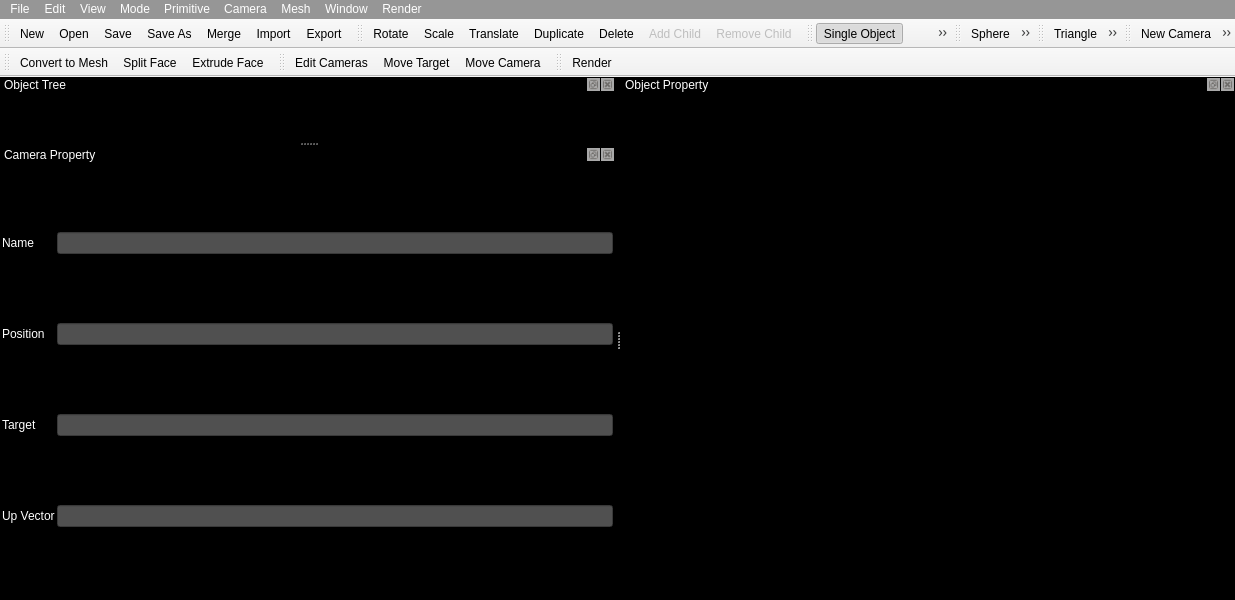
<ui version="4.0" >
 <class>SceneModellerClass</class>
 <widget class="QMainWindow" name="SceneModellerClass" >
  <property name="geometry" >
   <rect>
    <x>0</x>
    <y>0</y>
    <width>1235</width>
    <height>600</height>
   </rect>
  </property>
  <property name="sizePolicy" >
   <sizepolicy vsizetype="Expanding" hsizetype="Expanding" >
    <horstretch>0</horstretch>
    <verstretch>0</verstretch>
   </sizepolicy>
  </property>
  <property name="windowTitle" >
   <string>Scene Modeler for Responsive Workbench by SERHAT ANGIN</string>
  </property>
  <property name="windowIcon" >
   <iconset resource="scenemodeller.qrc" >
    <normaloff>:/SceneModeller/icons/icon.png</normaloff>:/SceneModeller/icons/icon.png</iconset>
  </property>
  <property name="styleSheet" >
   <string notr="true" >QMainWindow
{
color:rgb(255,255,255);
background-color:rgb(0,0,0);
}
QCheckBox
{
color:rgb(255,255,255);
background-color:rgb(0,0,0);
}
QLineEdit {
color : rgb(255,255,255);
background-color:rgb(80,80,80);
}
QListWidget {
color : rgb(255,255,255);
background-color:rgb(80,80,80);
}
QComboBox {
color : rgb(255,255,255);
background-color:rgb(80,80,80);
}
QDialog {
color : rgb(255,255,255);
background-color:rgb(0,0,0);
}
QPushButton{
color : rgb(255,255,255);
background-color:rgb(0,0,0);
}
QLabel{
color : rgb(255,255,255);
background-color:rgb(0,0,0);
}
 QDockWidget {    
color : rgb(255,255,255);
background-color:rgb(0,0,0);
 }
QGroupBox {
color : rgb(255,255,255);
background-color:rgb(0,0,0);
}
 QDockWidget::close-button, QDockWidget::float-button {    
 border: 1px solid transparent;   
  background: darkgray;     
padding: 0px; 
}

QTreeWidget
{
background-color: qlineargradient(spread:pad, x1:0, y1:0, x2:1, y2:0, stop:0 rgba(0, 0, 0, 255), stop:1 rgba(100, 100, 100, 255));
color: rgb(255, 255, 255);
}
 QTreeView::branch:has-siblings:!adjoins-item {   
  border-image: url(icons/vline.png) 0; } 
QTreeView::branch:has-siblings:adjoins-item {  
   border-image: url(icons/branch-more.png) 0; }
 QTreeView::branch:!has-children:!has-siblings:adjoins-item {  
   border-image: url(icons/branch-end.png) 0; } 
QTreeView::branch:has-children:!has-siblings:closed, QTreeView::branch:closed:has-children:has-siblings {       
  border-image: none;    
    image: url(icons/branch-closed.png); } 
QTreeView::branch:open:has-children:!has-siblings, QTreeView::branch:open:has-children:has-siblings  {      
   border-image: none;         
image: url(icons/branch-open.png); }
 QTreeView {     alternate-background-color: yellow; }
QTreeView {     show-decoration-selected: 1; } QTreeView::item {      border: 1px solid #d9d9d9;     border-top-color: transparent;     border-bottom-color: transparent; } QTreeView::item:hover {     background: qlineargradient(x1: 0, y1: 0, x2: 0, y2: 1, stop: 0 #e7effd, stop: 1 #cbdaf1);     border: 1px solid #bfcde4; } QTreeView::item:selected {     border: 1px solid #567dbc; } QTreeView::item:selected:active{     background: qlineargradient(x1: 0, y1: 0, x2: 0, y2: 1, stop: 0 #6ea1f1, stop: 1 #567dbc); } QTreeView::item:selected:!active {     background: qlineargradient(x1: 0, y1: 0, x2: 0, y2: 1, stop: 0 #6b9be8, stop: 1 #577fbf); }
 

QMenu {
	background-color: qlineargradient(spread:reflect, x1:0, y1:0, x2:1, y2:0, stop:0 rgba(255, 140, 0, 149), stop:0.164773 rgba(255, 255, 																		255, 255));
	border: 1px solid black; 
} 
QMenu::item {
   background-color : rgb(150,150,150);
 	color : rgb(255,255,255);
 }
QMenu::item:selected {
	background-color: qlineargradient(spread:reflect, x1:0, y1:0.505682, x2:0, 		y2:1, stop:0 rgba(150, 150, 150, 149), stop:0.551136 rgba(50, 50, 50, 255));
    color : rgb(255,255,255);
}

QMenuBar {
  background-color : rgb(150,150,150);
 color : rgb(255,255,255);
}

QMenuBar::item:selected {
	background-color: qlineargradient(spread:reflect, x1:0, y1:0.505682, x2:0, 		y2:1, stop:0 rgba(150, 150, 150, 149), stop:0.551136 rgba(50, 50, 50, 255));
    color : rgb(255,255,255);
}

</string>
  </property>
  <property name="dockOptions" >
   <set>QMainWindow::AllowNestedDocks|QMainWindow::AllowTabbedDocks|QMainWindow::AnimatedDocks|QMainWindow::VerticalTabs</set>
  </property>
  <widget class="QToolBar" name="fileToolBar" >
   <attribute name="toolBarArea" >
    <enum>TopToolBarArea</enum>
   </attribute>
   <attribute name="toolBarBreak" >
    <bool>false</bool>
   </attribute>
   <addaction name="actionNew" />
   <addaction name="actionOpen" />
   <addaction name="actionSave" />
   <addaction name="actionSave_As" />
   <addaction name="actionMerge" />
   <addaction name="actionImport" />
   <addaction name="actionExport" />
  </widget>
  <widget class="QMenuBar" name="menubar" >
   <property name="geometry" >
    <rect>
     <x>0</x>
     <y>0</y>
     <width>1235</width>
     <height>21</height>
    </rect>
   </property>
   <widget class="QMenu" name="menuFile" >
    <property name="title" >
     <string>File</string>
    </property>
    <addaction name="actionNew" />
    <addaction name="actionOpen" />
    <addaction name="actionSave" />
    <addaction name="actionSave_As" />
    <addaction name="actionMerge" />
    <addaction name="separator" />
    <addaction name="actionImport" />
    <addaction name="actionExport" />
    <addaction name="separator" />
    <addaction name="actionExit" />
   </widget>
   <widget class="QMenu" name="menuWindow" >
    <property name="title" >
     <string>Window</string>
    </property>
    <addaction name="actionObject_Tree_Dock" />
    <addaction name="actionObject_Properties_Dock" />
    <addaction name="actionCamera_Property_Window" />
   </widget>
   <widget class="QMenu" name="menuPrimitive" >
    <property name="title" >
     <string>Primitive</string>
    </property>
    <widget class="QMenu" name="menuObjects" >
     <property name="title" >
      <string>3D Objects</string>
     </property>
     <addaction name="actionBox" />
     <addaction name="actionSphere" />
     <addaction name="actionCone" />
     <addaction name="actionCylinder" />
     <addaction name="actionTow_Sided_Cylinder" />
     <addaction name="actionTorus" />
    </widget>
    <widget class="QMenu" name="menu2D_Objects" >
     <property name="title" >
      <string>2D Objects</string>
     </property>
     <addaction name="actionTriangle" />
     <addaction name="actionRectangle" />
     <addaction name="actionCircle" />
     <addaction name="actionDisk" />
     <addaction name="actionPartial_Disk" />
    </widget>
    <addaction name="actionNew_Camera" />
    <addaction name="separator" />
    <addaction name="actionPoint_Light" />
    <addaction name="actionArea_Light" />
    <addaction name="separator" />
    <addaction name="menuObjects" />
    <addaction name="menu2D_Objects" />
   </widget>
   <widget class="QMenu" name="menuEdit" >
    <property name="title" >
     <string>Edit</string>
    </property>
    <addaction name="actionRotate" />
    <addaction name="actionScale" />
    <addaction name="actionTranslate" />
    <addaction name="actionDuplicate" />
    <addaction name="actionDelete_2" />
    <addaction name="separator" />
    <addaction name="actionAdd_Child" />
    <addaction name="actionRemove_Child" />
   </widget>
   <widget class="QMenu" name="menuRender" >
    <property name="title" >
     <string>Render</string>
    </property>
    <addaction name="actionRender" />
   </widget>
   <widget class="QMenu" name="menuMode" >
    <property name="title" >
     <string>Mode</string>
    </property>
    <addaction name="actionSingle_Object" />
    <addaction name="actionObject_Tree" />
    <addaction name="separator" />
    <addaction name="actionCamera_Editing" />
    <addaction name="actionLight_2" />
    <addaction name="separator" />
    <addaction name="actionFace" />
    <addaction name="actionPoint" />
   </widget>
   <widget class="QMenu" name="menuMesh" >
    <property name="title" >
     <string>Mesh</string>
    </property>
    <addaction name="actionConvert_to_Mesh" />
    <addaction name="separator" />
    <addaction name="actionSplit_Face" />
    <addaction name="actionExtrude_Face" />
   </widget>
   <widget class="QMenu" name="menuCamera" >
    <property name="title" >
     <string>Camera</string>
    </property>
    <addaction name="actionCamera" />
    <addaction name="separator" />
    <addaction name="actionMove_Target" />
    <addaction name="actionMove_Camera" />
   </widget>
   <widget class="QMenu" name="menuView" >
    <property name="title" >
     <string>View</string>
    </property>
    <addaction name="actionFile_Tool_Bar" />
    <addaction name="actionEdit_Toolbar" />
    <addaction name="actionMode_Tool_Bar" />
    <addaction name="action3D_Objects_Toolbar" />
    <addaction name="action2D_Objects_Toolbar" />
    <addaction name="actionPrimitive_Toolbar" />
    <addaction name="actionMesh_Toolbar" />
    <addaction name="actionCamera_Toolbar" />
    <addaction name="actionRender_Toolbar" />
   </widget>
   <addaction name="menuFile" />
   <addaction name="menuEdit" />
   <addaction name="menuView" />
   <addaction name="menuMode" />
   <addaction name="menuPrimitive" />
   <addaction name="menuCamera" />
   <addaction name="menuMesh" />
   <addaction name="menuWindow" />
   <addaction name="menuRender" />
  </widget>
  <widget class="QDockWidget" name="ObjectTreeDock" >
   <property name="windowTitle" >
    <string>Object Tree</string>
   </property>
   <attribute name="dockWidgetArea" >
    <number>1</number>
   </attribute>
   <widget class="QWidget" name="dockWidgetContents" />
  </widget>
  <widget class="QDockWidget" name="ObjectPropertyDock" >
   <property name="windowTitle" >
    <string>Object Property</string>
   </property>
   <attribute name="dockWidgetArea" >
    <number>2</number>
   </attribute>
   <widget class="QWidget" name="dockWidgetContents_2" />
  </widget>
  <widget class="QDockWidget" name="cameraPropertyDock" >
   <property name="windowTitle" >
    <string>Camera Property</string>
   </property>
   <attribute name="dockWidgetArea" >
    <number>1</number>
   </attribute>
   <widget class="QWidget" name="dockWidgetContents_5" >
    <layout class="QGridLayout" name="gridLayout_5" >
     <property name="margin" >
      <number>2</number>
     </property>
     <property name="spacing" >
      <number>2</number>
     </property>
     <item row="1" column="0" >
      <widget class="QLabel" name="Position" >
       <property name="text" >
        <string>Position</string>
       </property>
      </widget>
     </item>
     <item row="1" column="1" >
      <widget class="QLineEdit" name="lineEdit" />
     </item>
     <item row="2" column="0" >
      <widget class="QLabel" name="label_2" >
       <property name="text" >
        <string>Target</string>
       </property>
      </widget>
     </item>
     <item row="3" column="0" >
      <widget class="QLabel" name="label_3" >
       <property name="text" >
        <string>Up Vector</string>
       </property>
      </widget>
     </item>
     <item row="2" column="1" >
      <widget class="QLineEdit" name="lineEdit_2" />
     </item>
     <item row="0" column="0" >
      <widget class="QLabel" name="label" >
       <property name="text" >
        <string>Name</string>
       </property>
      </widget>
     </item>
     <item row="0" column="1" >
      <widget class="QLineEdit" name="lineEdit_4" >
       <property name="sizePolicy" >
        <sizepolicy vsizetype="Fixed" hsizetype="Expanding" >
         <horstretch>0</horstretch>
         <verstretch>0</verstretch>
        </sizepolicy>
       </property>
      </widget>
     </item>
     <item row="3" column="1" >
      <widget class="QLineEdit" name="lineEdit_3" />
     </item>
    </layout>
   </widget>
  </widget>
  <widget class="QToolBar" name="toolBar" >
   <property name="windowTitle" >
    <string>toolBar</string>
   </property>
   <attribute name="toolBarArea" >
    <enum>TopToolBarArea</enum>
   </attribute>
   <attribute name="toolBarBreak" >
    <bool>false</bool>
   </attribute>
   <addaction name="actionRotate" />
   <addaction name="actionScale" />
   <addaction name="actionTranslate" />
   <addaction name="actionDuplicate" />
   <addaction name="actionDelete_2" />
   <addaction name="actionAdd_Child" />
   <addaction name="actionRemove_Child" />
  </widget>
  <widget class="QToolBar" name="toolBar_2" >
   <property name="windowTitle" >
    <string>toolBar_2</string>
   </property>
   <attribute name="toolBarArea" >
    <enum>TopToolBarArea</enum>
   </attribute>
   <attribute name="toolBarBreak" >
    <bool>false</bool>
   </attribute>
   <addaction name="actionSingle_Object" />
   <addaction name="actionObject_Tree" />
   <addaction name="actionCamera_Editing" />
   <addaction name="actionLight_2" />
   <addaction name="actionFace" />
   <addaction name="actionPoint" />
  </widget>
  <widget class="QToolBar" name="toolBar_3" >
   <property name="windowTitle" >
    <string>toolBar_3</string>
   </property>
   <attribute name="toolBarArea" >
    <enum>TopToolBarArea</enum>
   </attribute>
   <attribute name="toolBarBreak" >
    <bool>false</bool>
   </attribute>
   <addaction name="actionSphere" />
   <addaction name="actionBox" />
   <addaction name="actionCylinder" />
   <addaction name="actionCone" />
   <addaction name="actionTow_Sided_Cylinder" />
   <addaction name="actionTorus" />
  </widget>
  <widget class="QToolBar" name="toolBar_4" >
   <property name="windowTitle" >
    <string>toolBar_4</string>
   </property>
   <attribute name="toolBarArea" >
    <enum>TopToolBarArea</enum>
   </attribute>
   <attribute name="toolBarBreak" >
    <bool>false</bool>
   </attribute>
   <addaction name="actionTriangle" />
   <addaction name="actionRectangle" />
   <addaction name="actionCircle" />
   <addaction name="actionDisk" />
   <addaction name="actionPartial_Disk" />
  </widget>
  <widget class="QToolBar" name="toolBar_5" >
   <property name="windowTitle" >
    <string>toolBar_5</string>
   </property>
   <attribute name="toolBarArea" >
    <enum>TopToolBarArea</enum>
   </attribute>
   <attribute name="toolBarBreak" >
    <bool>false</bool>
   </attribute>
   <addaction name="actionNew_Camera" />
   <addaction name="actionPoint_Light" />
   <addaction name="actionArea_Light" />
  </widget>
  <widget class="QToolBar" name="toolBar_6" >
   <property name="windowTitle" >
    <string>toolBar_6</string>
   </property>
   <attribute name="toolBarArea" >
    <enum>TopToolBarArea</enum>
   </attribute>
   <attribute name="toolBarBreak" >
    <bool>true</bool>
   </attribute>
   <addaction name="actionConvert_to_Mesh" />
   <addaction name="actionSplit_Face" />
   <addaction name="actionExtrude_Face" />
  </widget>
  <widget class="QToolBar" name="toolBar_7" >
   <property name="windowTitle" >
    <string>toolBar_7</string>
   </property>
   <attribute name="toolBarArea" >
    <enum>TopToolBarArea</enum>
   </attribute>
   <attribute name="toolBarBreak" >
    <bool>false</bool>
   </attribute>
   <addaction name="actionCamera" />
   <addaction name="actionMove_Target" />
   <addaction name="actionMove_Camera" />
  </widget>
  <widget class="QToolBar" name="toolBar_8" >
   <property name="windowTitle" >
    <string>toolBar_8</string>
   </property>
   <attribute name="toolBarArea" >
    <enum>TopToolBarArea</enum>
   </attribute>
   <attribute name="toolBarBreak" >
    <bool>false</bool>
   </attribute>
   <addaction name="actionRender" />
  </widget>
  <action name="actionNew" >
   <property name="icon" >
    <iconset resource="scenemodeller.qrc" >
     <normaloff>:/SceneModeller/icons/new.png</normaloff>:/SceneModeller/icons/new.png</iconset>
   </property>
   <property name="text" >
    <string>New</string>
   </property>
  </action>
  <action name="actionOpen" >
   <property name="icon" >
    <iconset resource="scenemodeller.qrc" >
     <normaloff>:/SceneModeller/icons/open.png</normaloff>:/SceneModeller/icons/open.png</iconset>
   </property>
   <property name="text" >
    <string>Open...</string>
   </property>
  </action>
  <action name="actionSave" >
   <property name="icon" >
    <iconset resource="scenemodeller.qrc" >
     <normaloff>:/SceneModeller/icons/save.png</normaloff>:/SceneModeller/icons/save.png</iconset>
   </property>
   <property name="text" >
    <string>Save...</string>
   </property>
  </action>
  <action name="actionSave_As" >
   <property name="icon" >
    <iconset resource="scenemodeller.qrc" >
     <normaloff>:/SceneModeller/icons/saveas.png</normaloff>:/SceneModeller/icons/saveas.png</iconset>
   </property>
   <property name="text" >
    <string>Save As...</string>
   </property>
  </action>
  <action name="actionExit" >
   <property name="icon" >
    <iconset resource="scenemodeller.qrc" >
     <normaloff>:/SceneModeller/icons/exit.png</normaloff>:/SceneModeller/icons/exit.png</iconset>
   </property>
   <property name="text" >
    <string>Exit</string>
   </property>
  </action>
  <action name="actionMerge" >
   <property name="icon" >
    <iconset resource="scenemodeller.qrc" >
     <normaloff>:/SceneModeller/icons/twoface.png</normaloff>:/SceneModeller/icons/twoface.png</iconset>
   </property>
   <property name="text" >
    <string>Merge...</string>
   </property>
  </action>
  <action name="actionImport" >
   <property name="icon" >
    <iconset resource="scenemodeller.qrc" >
     <normaloff>:/SceneModeller/icons/import.png</normaloff>:/SceneModeller/icons/import.png</iconset>
   </property>
   <property name="text" >
    <string>Import...</string>
   </property>
  </action>
  <action name="actionExport" >
   <property name="icon" >
    <iconset resource="scenemodeller.qrc" >
     <normaloff>:/SceneModeller/icons/export.png</normaloff>:/SceneModeller/icons/export.png</iconset>
   </property>
   <property name="text" >
    <string>Export...</string>
   </property>
  </action>
  <action name="actionObject_Tree_Dock" >
   <property name="checkable" >
    <bool>true</bool>
   </property>
   <property name="checked" >
    <bool>true</bool>
   </property>
   <property name="text" >
    <string>Object Tree</string>
   </property>
  </action>
  <action name="actionObject_Properties_Dock" >
   <property name="checkable" >
    <bool>true</bool>
   </property>
   <property name="checked" >
    <bool>true</bool>
   </property>
   <property name="text" >
    <string>Object Property</string>
   </property>
   <property name="iconText" >
    <string>Object Property Dock</string>
   </property>
  </action>
  <action name="actionCamera_Property_Window" >
   <property name="checkable" >
    <bool>true</bool>
   </property>
   <property name="checked" >
    <bool>true</bool>
   </property>
   <property name="text" >
    <string>Camera Property</string>
   </property>
  </action>
  <action name="actionCamera" >
   <property name="icon" >
    <iconset resource="scenemodeller.qrc" >
     <normaloff>:/SceneModeller/icons/VideoSZ.png</normaloff>:/SceneModeller/icons/VideoSZ.png</iconset>
   </property>
   <property name="text" >
    <string>Edit Cameras</string>
   </property>
  </action>
  <action name="actionBox" >
   <property name="icon" >
    <iconset resource="scenemodeller.qrc" >
     <normaloff>:/SceneModeller/icons/cube.png</normaloff>:/SceneModeller/icons/cube.png</iconset>
   </property>
   <property name="text" >
    <string>Cube</string>
   </property>
  </action>
  <action name="actionSphere" >
   <property name="icon" >
    <iconset resource="scenemodeller.qrc" >
     <normaloff>:/SceneModeller/icons/sphere.png</normaloff>:/SceneModeller/icons/sphere.png</iconset>
   </property>
   <property name="text" >
    <string>Sphere</string>
   </property>
  </action>
  <action name="actionCone" >
   <property name="icon" >
    <iconset resource="scenemodeller.qrc" >
     <normaloff>:/SceneModeller/icons/cone.png</normaloff>:/SceneModeller/icons/cone.png</iconset>
   </property>
   <property name="text" >
    <string>Cone</string>
   </property>
  </action>
  <action name="actionCylinder" >
   <property name="icon" >
    <iconset resource="scenemodeller.qrc" >
     <normaloff>:/SceneModeller/icons/cylinder.png</normaloff>:/SceneModeller/icons/cylinder.png</iconset>
   </property>
   <property name="text" >
    <string>Cylinder</string>
   </property>
  </action>
  <action name="actionCamera_Editing" >
   <property name="checkable" >
    <bool>true</bool>
   </property>
   <property name="icon" >
    <iconset resource="scenemodeller.qrc" >
     <normaloff>:/SceneModeller/icons/camera-icon.png</normaloff>:/SceneModeller/icons/camera-icon.png</iconset>
   </property>
   <property name="text" >
    <string>Camera</string>
   </property>
  </action>
  <action name="actionLight_2" >
   <property name="checkable" >
    <bool>true</bool>
   </property>
   <property name="icon" >
    <iconset resource="scenemodeller.qrc" >
     <normaloff>:/SceneModeller/icons/ktip.png</normaloff>:/SceneModeller/icons/ktip.png</iconset>
   </property>
   <property name="text" >
    <string>Light</string>
   </property>
  </action>
  <action name="actionFace" >
   <property name="checkable" >
    <bool>true</bool>
   </property>
   <property name="icon" >
    <iconset resource="scenemodeller.qrc" >
     <normaloff>:/SceneModeller/icons/QnextSZ.png</normaloff>:/SceneModeller/icons/QnextSZ.png</iconset>
   </property>
   <property name="text" >
    <string>Face</string>
   </property>
  </action>
  <action name="actionPoint" >
   <property name="checkable" >
    <bool>true</bool>
   </property>
   <property name="icon" >
    <iconset resource="scenemodeller.qrc" >
     <normaloff>:/SceneModeller/icons/ASTERISK.png</normaloff>:/SceneModeller/icons/ASTERISK.png</iconset>
   </property>
   <property name="text" >
    <string>Vertex</string>
   </property>
  </action>
  <action name="actionPoint_Light" >
   <property name="icon" >
    <iconset resource="scenemodeller.qrc" >
     <normaloff>:/SceneModeller/icons/qgradient-radial.png</normaloff>:/SceneModeller/icons/qgradient-radial.png</iconset>
   </property>
   <property name="text" >
    <string>Point Light</string>
   </property>
  </action>
  <action name="actionArea_Light" >
   <property name="icon" >
    <iconset resource="scenemodeller.qrc" >
     <normaloff>:/SceneModeller/icons/add_area_light.png</normaloff>:/SceneModeller/icons/add_area_light.png</iconset>
   </property>
   <property name="text" >
    <string>Area Light</string>
   </property>
  </action>
  <action name="actionSingle_Object" >
   <property name="checkable" >
    <bool>true</bool>
   </property>
   <property name="checked" >
    <bool>true</bool>
   </property>
   <property name="icon" >
    <iconset resource="scenemodeller.qrc" >
     <normaloff>:/SceneModeller/icons/blockdevice.png</normaloff>:/SceneModeller/icons/blockdevice.png</iconset>
   </property>
   <property name="text" >
    <string>Single Object</string>
   </property>
  </action>
  <action name="actionObject_Tree" >
   <property name="checkable" >
    <bool>true</bool>
   </property>
   <property name="icon" >
    <iconset resource="scenemodeller.qrc" >
     <normaloff>:/SceneModeller/icons/visio8.png</normaloff>:/SceneModeller/icons/visio8.png</iconset>
   </property>
   <property name="text" >
    <string>Object Tree</string>
   </property>
  </action>
  <action name="actionTow_Sided_Cylinder" >
   <property name="icon" >
    <iconset resource="scenemodeller.qrc" >
     <normaloff>:/SceneModeller/icons/tw_cylinder.png</normaloff>:/SceneModeller/icons/tw_cylinder.png</iconset>
   </property>
   <property name="text" >
    <string>Two Sided Cylinder</string>
   </property>
  </action>
  <action name="actionTorus" >
   <property name="icon" >
    <iconset resource="scenemodeller.qrc" >
     <normaloff>:/SceneModeller/icons/torus.png</normaloff>:/SceneModeller/icons/torus.png</iconset>
   </property>
   <property name="text" >
    <string>Torus</string>
   </property>
  </action>
  <action name="actionTriangle" >
   <property name="icon" >
    <iconset resource="scenemodeller.qrc" >
     <normaloff>:/SceneModeller/icons/triangle.png</normaloff>:/SceneModeller/icons/triangle.png</iconset>
   </property>
   <property name="text" >
    <string>Triangle</string>
   </property>
  </action>
  <action name="actionRectangle" >
   <property name="icon" >
    <iconset resource="scenemodeller.qrc" >
     <normaloff>:/SceneModeller/icons/rectangle.png</normaloff>:/SceneModeller/icons/rectangle.png</iconset>
   </property>
   <property name="text" >
    <string>Rectangle</string>
   </property>
  </action>
  <action name="actionCircle" >
   <property name="icon" >
    <iconset resource="scenemodeller.qrc" >
     <normaloff>:/SceneModeller/icons/circle.png</normaloff>:/SceneModeller/icons/circle.png</iconset>
   </property>
   <property name="text" >
    <string>Circle</string>
   </property>
  </action>
  <action name="actionDisk" >
   <property name="icon" >
    <iconset resource="scenemodeller.qrc" >
     <normaloff>:/SceneModeller/icons/disk.png</normaloff>:/SceneModeller/icons/disk.png</iconset>
   </property>
   <property name="text" >
    <string>Disk</string>
   </property>
  </action>
  <action name="actionPartial_Disk" >
   <property name="icon" >
    <iconset resource="scenemodeller.qrc" >
     <normaloff>:/SceneModeller/icons/partial_disk.png</normaloff>:/SceneModeller/icons/partial_disk.png</iconset>
   </property>
   <property name="text" >
    <string>Partial Disk</string>
   </property>
  </action>
  <action name="actionRotate" >
   <property name="icon" >
    <iconset resource="scenemodeller.qrc" >
     <normaloff>:/SceneModeller/icons/rotateObject.png</normaloff>:/SceneModeller/icons/rotateObject.png</iconset>
   </property>
   <property name="text" >
    <string>Rotate</string>
   </property>
  </action>
  <action name="actionScale" >
   <property name="icon" >
    <iconset resource="scenemodeller.qrc" >
     <normaloff>:/SceneModeller/icons/4directionsSZ.png</normaloff>:/SceneModeller/icons/4directionsSZ.png</iconset>
   </property>
   <property name="text" >
    <string>Scale</string>
   </property>
  </action>
  <action name="actionDuplicate" >
   <property name="icon" >
    <iconset resource="scenemodeller.qrc" >
     <normaloff>:/SceneModeller/icons/TRILLIAN AQUA1.png</normaloff>:/SceneModeller/icons/TRILLIAN AQUA1.png</iconset>
   </property>
   <property name="text" >
    <string>Duplicate</string>
   </property>
  </action>
  <action name="actionDelete_2" >
   <property name="icon" >
    <iconset resource="scenemodeller.qrc" >
     <normaloff>:/SceneModeller/icons/104.png</normaloff>:/SceneModeller/icons/104.png</iconset>
   </property>
   <property name="text" >
    <string>Delete</string>
   </property>
  </action>
  <action name="actionTranslate" >
   <property name="icon" >
    <iconset resource="scenemodeller.qrc" >
     <normaloff>:/SceneModeller/icons/3d.png</normaloff>:/SceneModeller/icons/3d.png</iconset>
   </property>
   <property name="text" >
    <string>Translate</string>
   </property>
  </action>
  <action name="actionAdd_Child" >
   <property name="enabled" >
    <bool>false</bool>
   </property>
   <property name="icon" >
    <iconset resource="scenemodeller.qrc" >
     <normaloff>:/SceneModeller/icons/add_child.PNG</normaloff>:/SceneModeller/icons/add_child.PNG</iconset>
   </property>
   <property name="text" >
    <string>Add Child</string>
   </property>
  </action>
  <action name="actionRemove_Child" >
   <property name="enabled" >
    <bool>false</bool>
   </property>
   <property name="icon" >
    <iconset resource="scenemodeller.qrc" >
     <normaloff>:/SceneModeller/icons/remove_child.PNG</normaloff>:/SceneModeller/icons/remove_child.PNG</iconset>
   </property>
   <property name="text" >
    <string>Remove Child</string>
   </property>
  </action>
  <action name="actionNew_Camera" >
   <property name="icon" >
    <iconset resource="scenemodeller.qrc" >
     <normaloff>:/SceneModeller/icons/add_camera.png</normaloff>:/SceneModeller/icons/add_camera.png</iconset>
   </property>
   <property name="text" >
    <string>New Camera</string>
   </property>
  </action>
  <action name="actionRender" >
   <property name="icon" >
    <iconset resource="scenemodeller.qrc" >
     <normaloff>:/SceneModeller/icons/IRIDESCENT.png</normaloff>:/SceneModeller/icons/IRIDESCENT.png</iconset>
   </property>
   <property name="text" >
    <string>Render</string>
   </property>
  </action>
  <action name="actionConvert_to_Mesh" >
   <property name="icon" >
    <iconset resource="scenemodeller.qrc" >
     <normaloff>:/SceneModeller/icons/ksokoban.png</normaloff>:/SceneModeller/icons/ksokoban.png</iconset>
   </property>
   <property name="text" >
    <string>Convert to Mesh</string>
   </property>
  </action>
  <action name="actionSplit_Face" >
   <property name="icon" >
    <iconset resource="scenemodeller.qrc" >
     <normaloff>:/SceneModeller/icons/split_face.png</normaloff>:/SceneModeller/icons/split_face.png</iconset>
   </property>
   <property name="text" >
    <string>Split Face</string>
   </property>
  </action>
  <action name="actionExtrude_Face" >
   <property name="icon" >
    <iconset resource="scenemodeller.qrc" >
     <normaloff>:/SceneModeller/icons/extendure.png</normaloff>:/SceneModeller/icons/extendure.png</iconset>
   </property>
   <property name="text" >
    <string>Extrude Face</string>
   </property>
  </action>
  <action name="actionMove_Target" >
   <property name="icon" >
    <iconset resource="scenemodeller.qrc" >
     <normaloff>:/SceneModeller/icons/moveTarget.png</normaloff>:/SceneModeller/icons/moveTarget.png</iconset>
   </property>
   <property name="text" >
    <string>Move Target</string>
   </property>
  </action>
  <action name="actionMove_Camera" >
   <property name="icon" >
    <iconset resource="scenemodeller.qrc" >
     <normaloff>:/SceneModeller/icons/move_camera.png</normaloff>:/SceneModeller/icons/move_camera.png</iconset>
   </property>
   <property name="text" >
    <string>Move Camera</string>
   </property>
  </action>
  <action name="actionFile_Tool_Bar" >
   <property name="checkable" >
    <bool>true</bool>
   </property>
   <property name="checked" >
    <bool>true</bool>
   </property>
   <property name="text" >
    <string>File Toolbar</string>
   </property>
  </action>
  <action name="actionMode_Tool_Bar" >
   <property name="checkable" >
    <bool>true</bool>
   </property>
   <property name="checked" >
    <bool>true</bool>
   </property>
   <property name="text" >
    <string>Mode Toolbar</string>
   </property>
  </action>
  <action name="action3D_Objects_Toolbar" >
   <property name="checkable" >
    <bool>true</bool>
   </property>
   <property name="checked" >
    <bool>true</bool>
   </property>
   <property name="text" >
    <string>3D Objects Toolbar</string>
   </property>
  </action>
  <action name="action2D_Objects_Toolbar" >
   <property name="checkable" >
    <bool>true</bool>
   </property>
   <property name="checked" >
    <bool>true</bool>
   </property>
   <property name="text" >
    <string>2D Objects Toolbar</string>
   </property>
  </action>
  <action name="actionPrimitive_Toolbar" >
   <property name="checkable" >
    <bool>true</bool>
   </property>
   <property name="checked" >
    <bool>true</bool>
   </property>
   <property name="text" >
    <string>Primitive Toolbar</string>
   </property>
  </action>
  <action name="actionMesh_Toolbar" >
   <property name="checkable" >
    <bool>true</bool>
   </property>
   <property name="checked" >
    <bool>true</bool>
   </property>
   <property name="text" >
    <string>Mesh Toolbar</string>
   </property>
  </action>
  <action name="actionRender_Toolbar" >
   <property name="checkable" >
    <bool>true</bool>
   </property>
   <property name="checked" >
    <bool>true</bool>
   </property>
   <property name="text" >
    <string>Render Toolbar</string>
   </property>
  </action>
  <action name="actionCamera_Toolbar" >
   <property name="checkable" >
    <bool>true</bool>
   </property>
   <property name="checked" >
    <bool>true</bool>
   </property>
   <property name="text" >
    <string>Camera Toolbar</string>
   </property>
  </action>
  <action name="actionEdit_Toolbar" >
   <property name="checkable" >
    <bool>true</bool>
   </property>
   <property name="checked" >
    <bool>true</bool>
   </property>
   <property name="text" >
    <string>Edit Toolbar</string>
   </property>
  </action>
 </widget>
 <resources>
  <include location="scenemodeller.qrc" />
 </resources>
 <connections/>
</ui>
